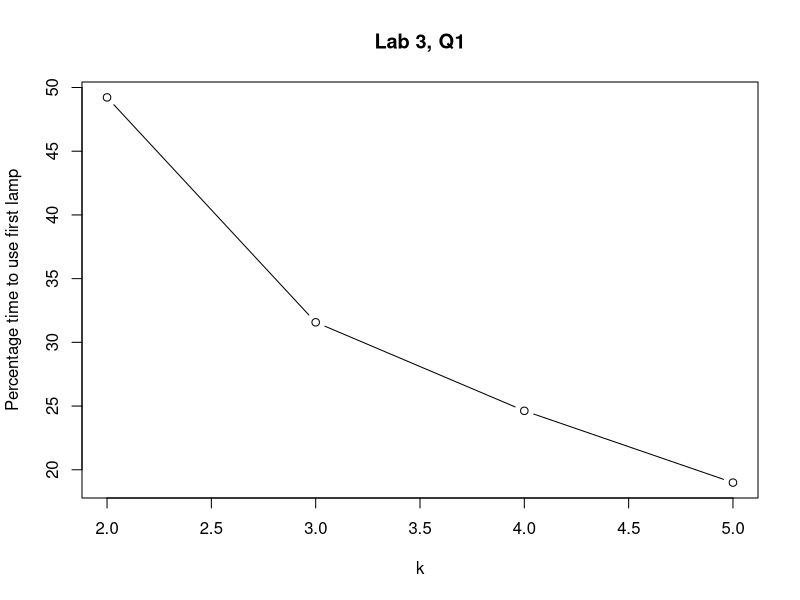

The R script that drew this image:
#
# Question 1
# Percentage versus k gives an exponential graph
#

# Calculates percentage of time we would use first lamp
# p = 100 * (t1/t_total)
first_lamp <- function(k) {
  number_of_samples <- 10000
  lambda <- 1/24000
  
  # Draws 10,000 random numbers (lamps) from exponential distribution
  data <- rexp (number_of_samples, lambda)
  
  # Pick k random lamps from numbers generated above
  k_lamps <- sample(data, k)
  
  # Set first lamp's lifetime to t1
  t1 <- k_lamps[1]
  
  # Iterate through all k lamps and calculate total lifetime
  total_t <- 0
  for (x in 1:k) {
    total_t <- k_lamps[x] + total_t
  }
  
  # Calculate percentage of time we would use first lamp
  p <- 100*(t1/total_t)
  
  return(p)
}

# Calculate mean of results for 200 iterations
experiment <- function(k) {
  iterations <- 200
  results <- replicate(iterations, first_lamp(k))
  probability <- sum(results/iterations)
  return(probability)
}

# Initialise vector for experiment results to be stored
answer <- numeric(4)

# Carry out experiment for k = 2, ..., 5
for(k in 2:5) {
  answer[k-1] <- experiment(k)
}

answer

# Plot percentage versus k
plot(2:5, answer, type="b", main = "Lab 3, Q1", xlab = "k", ylab="Percentage time to use first lamp")



#
# Question 2
# Values for which P(a<X<b) is maximum
#  sigma ~ 1.48
#  var ~ 2.19
#

sigma_experiment <- function(sigma) {
  n <- 10000
  mean <- 0
  a <- 1
  b <- 2
  
  # Draws 10,000 random numbers from normal distribution generated
  # using sigma passed into function
  data <- rnorm(n, mean, sigma)
  
  # Returns count of numbers generated above that are between a and b, (a<X<b)
  count <- sum(data > a & data < b)
  
  # Calculate and return P(a<X<b)
  p <- count/n
  return(p)
}

experiment <- function() {
  # Initialise max variables
  max_sigma <- 0
  max_probability <- 0
  
  # Iterates through different values of sigma (0.01:3)
  # Calls function to generate normal distribution with that sigma and returns
  # P(a<X<b)
  for(i in 1:300) {
    sigma <- 0.01*i
    p <- sigma_experiment(sigma)
    
    # If probability returned is greater than current max, update max variables
    if(p > max_probability) {
      max_probability <- p
      max_sigma <- sigma
    }
  }
  return(max_sigma)
}

# Calculate mean of results for 200 iterations
iterations <- 200
results <- replicate(iterations, experiment())
avrg_sigma <- sum(results)/iterations

# Calculate variance value 
max_var <- avrg_sigma * avrg_sigma
max_var